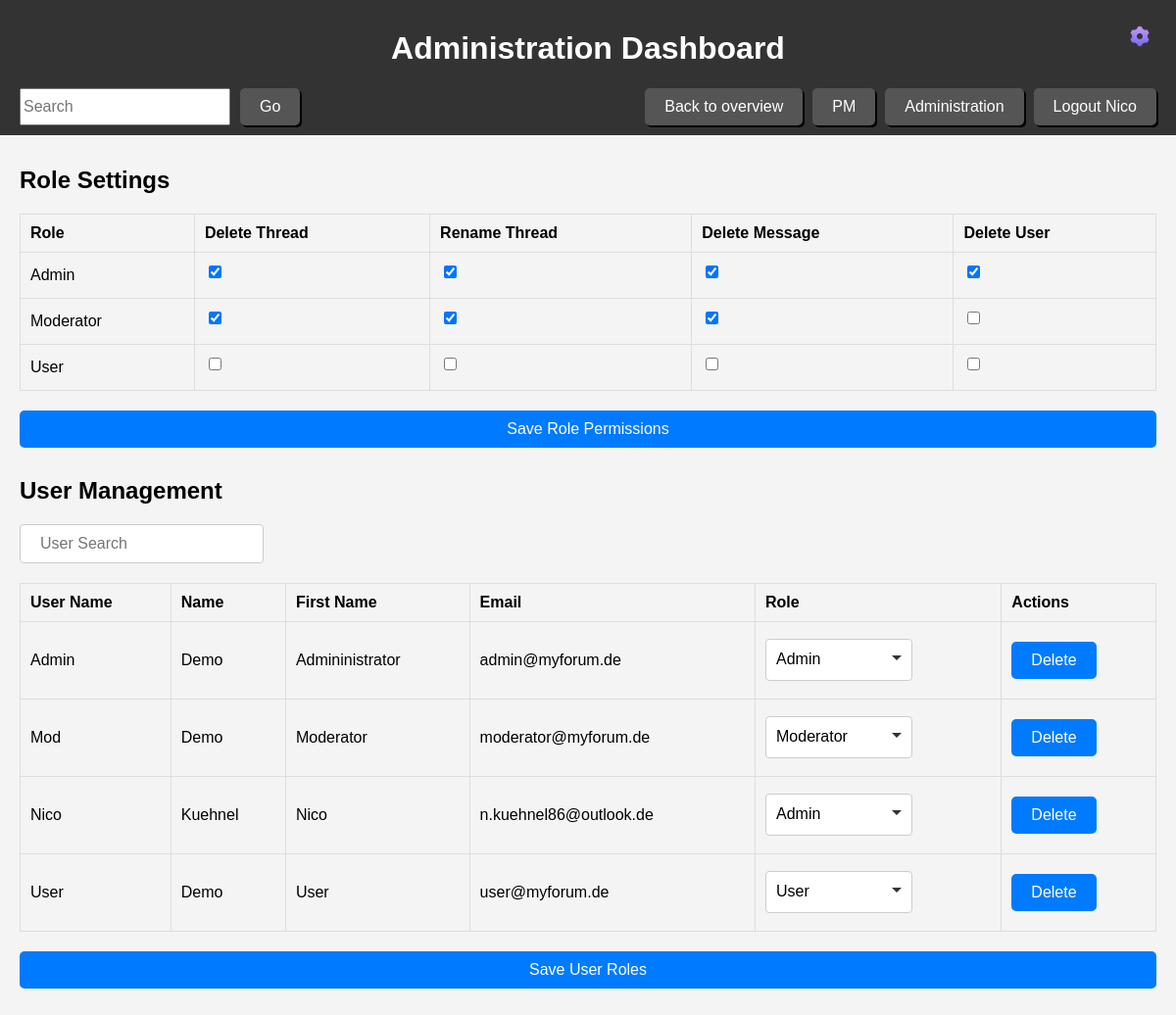
Screenshot of /admin.php (signed in) with the database file from the repository.
### tables this page shows
CREATE TABLE IF NOT EXISTS `roleTable` (
  `ID` INT NOT NULL AUTO_INCREMENT,
  `Name` VARCHAR(100) NOT NULL,
  `DeleteThread` TINYINT(1) NOT NULL,
  `RenameThread` TINYINT(1) NOT NULL,
  `DeleteMessages` TINYINT(1) NOT NULL,
  `DeleteUser` TINYINT(1) NOT NULL,
  PRIMARY KEY (`ID`));

CREATE TABLE IF NOT EXISTS `userTable` (
  `ID` INT NOT NULL AUTO_INCREMENT,
  `UserName` VARCHAR(50) NOT NULL,
  `Name` VARCHAR(50) NOT NULL,
  `FirstName` VARCHAR(50) NOT NULL,
  `EMail` VARCHAR(100) NOT NULL,
  `Pic` LONGBLOB NULL,
  `PW_Hash` VARCHAR(255) NOT NULL,
  `Role_ID` INT NOT NULL,
  PRIMARY KEY (`ID`),
  CONSTRAINT `usertable_ibfk_1`
    FOREIGN KEY (`Role_ID`)
    REFERENCES `roleTable` (`ID`));

### user_info.php (called while the page is built, shortened)
<?php
$roleID = null;
if (isset($_SESSION['username'])):
    $roleID = $_SESSION['role_id'];
    $userName = $_SESSION['username'];
endif;
$roleName = false;
$userCanDelete = false;
$userCanEdit = false;
$userCanDeleteMessages = false;
$userCanDeleteUser = false;
if (isset($roleID)) {
    $getPermissionStmt = $conn->prepare("SELECT Name, DeleteThread, RenameThread, DeleteMessages, DeleteUser FROM roletable WHERE ID = ?");
    $getPermissionStmt->bind_param("i", $roleID);
    $getPermissionStmt->execute();
    $getPermissionStmt->bind_result($roleName, $userCanDelete, $userCanEdit, $userCanDeleteMessages, $userCanDeleteUser);
}
?>

### admin.php (the view, shortened to what this page needs)
<?php
require 'db.php';
require 'user_info.php';
$result = $conn->query("SELECT ID, UserName, Name, FirstName, EMail, Role_ID FROM usertable ORDER BY UserName ASC");
$users = $result->fetch_all(MYSQLI_ASSOC);
$rolesResult = $conn->query("SELECT ID, Name, DeleteThread, RenameThread, DeleteMessages, DeleteUser FROM roletable");
$roles = $rolesResult->fetch_all(MYSQLI_ASSOC);
?>
<!DOCTYPE html>
<html lang="de">
<head>
    <link rel="stylesheet" href="styles.css">
</head>
<body>
    <header>
        <h1>Administration Dashboard</h1>
        <?php require 'header.php'; ?>
    </header>
    <main>
        <h2>Role Settings</h2>
        <form method="post" action="admin.php">
            <table class="admin-tables permissions-table">
                <thead>
                    <tr>
                        <th>Role</th>
                        <th>Delete Thread</th>
                        <th>Rename Thread</th>
                        <th>Delete Message</th>
                        <th>Delete User</th>
                    </tr>
                </thead>
                <tbody>
                    <?php foreach ($roles as $role): ?>
                    <tr>
                        <td><?php echo htmlspecialchars($role['Name']); ?></td>
                        <td><input type="checkbox" name="role_permissions[<?php echo $role['ID']; ?>][DeleteThread]" <?php echo $role['DeleteThread'] ? 'checked' : ''; ?>></td>
                        <td><input type="checkbox" name="role_permissions[<?php echo $role['ID']; ?>][RenameThread]" <?php echo $role['RenameThread'] ? 'checked' : ''; ?>></td>
                        <td><input type="checkbox" name="role_permissions[<?php echo $role['ID']; ?>][DeleteMessage]" <?php echo $role['DeleteMessages'] ? 'checked' : ''; ?>></td>
                        <td><input type="checkbox" name="role_permissions[<?php echo $role['ID']; ?>][DeleteUser]" <?php echo $role['DeleteUser'] ? 'checked' : ''; ?>></td>
                    </tr>
                    <?php endforeach; ?>
                </tbody>
            </table>
            <button type="submit">Save Role Permissions</button>
        </form>
        <h2>User Management</h2>
        <input type="text" id="searchInput" class="search-input" placeholder="User Search">
        <form method="post" action="admin.php">
            <table class="admin-tables user-management-table">
                <thead>
                    <tr>
                        <th>User Name</th>
                        <th>Name</th>
                        <th>First Name</th>
                        <th>Email</th>
                        <th>Role</th>
                        <th>Actions</th>
                    </tr>
                </thead>
                <tbody>
                    <?php foreach ($users as $user): ?>
                    <tr>
                        <td><?php echo htmlspecialchars($user['UserName']); ?></td>
                        <td><?php echo htmlspecialchars($user['Name']); ?></td>
                        <td><?php echo htmlspecialchars($user['FirstName']); ?></td>
                        <td><?php echo htmlspecialchars($user['EMail']); ?></td>
                        <td>
                            <div class="styled-select">
                                <select name="user_roles[<?php echo $user['ID']; ?>]">
                                    <option value="1" <?php echo $user['Role_ID'] == 1 ? 'selected' : ''; ?>>Admin</option>
                                    <option value="2" <?php echo $user['Role_ID'] == 2 ? 'selected' : ''; ?>>Moderator</option>
                                    <option value="3" <?php echo $user['Role_ID'] == 3 ? 'selected' : ''; ?>>User</option>
                                </select>
                            </div>
                        </td>
                        <td>
                            <button type="button" onclick="openDeleteModal(<?php echo $user['ID']; ?>, '<?php echo htmlspecialchars($user['UserName']); ?>')">Delete</button>
                        </td>
                    </tr>
                    <?php endforeach; ?>
                </tbody>
            </table>
            <button type="submit">Save User Roles</button>
        </form>
    </main>
</body>
</html>

### header.php (shortened to what this page needs)
<?php if (isset($userName)): ?>
    <a href="account.php" class="icon-button icon-button-settings"><img src="resources/settings.png" alt="Settings Icon"><div class="icon-button-settings-tooltip icon-button-tooltip">My account</div></a>
<?php endif; ?>
    <div class="header-content">
        <div class="header-left">
            <form method="get" action="search_results.php" class="search-form">
                <input type="text" name="search_query" placeholder="Search" required>
                <button type="submit" class="button">Go</button>
            </form>
        </div>
        <div class="header-right">
        <?php
            if (isset($userName)):
                if(basename($_SERVER['PHP_SELF']) == "index.php"):
                    echo "<button onclick=\"openModal('threadModal')\" class=\"button\">Create new thread</button>";
                else:
                    echo "<a href=\"index.php\" class=\"button\">Back to overview</a>";
                endif;
                echo "<a href=\"personalMessages.php\" class=\"button\">PM";
                echo "</a>";
                if ($roleName == "Admin"):
                echo "<a href=\"admin.php\" class=\"button\">Administration</a>";
                endif;
                echo "<a href=\"logout.php\" class=\"button\">Logout "; if (isset($userName)): echo htmlspecialchars($userName); endif; echo "</a>";
            else:
                if(basename($_SERVER['PHP_SELF']) != "index.php"):
                    echo "<a href=\"index.php\" class=\"button\">Back to overview</a>";
                endif;
                echo "<button onclick=\"openModal('loginModal')\" class=\"button\">Login</button>";
            endif;
        ?>
        </div>
    </div>

### styles.css (style rules this page uses)
html { display: flex; flex-direction: column; align-items: center; }
body { font-family: Arial, sans-serif; background-color: #f4f4f4; margin: 0; padding: 0; max-width: 1980px; width: 100%; }
header { background-color: #333; color: #fff; padding: 10px 0; text-align: center; position: fixed; top: 0; width: 100%; max-width: 1980px; }
.header-content { display: flex; justify-content: flex-end; margin-right: 20px; }
.header-content .button, .footer-login-info .button { background-color: #555; color: #fff; padding: 10px 20px; margin-left: 10px; text-decoration: none; border-radius: 5px; font-size: 16px; cursor: pointer; border-width: 0px; box-shadow: 2px 2px 0 #000; }
.header-content form { flex-direction: row; margin-top: 0px; }
.header-content form button, .header-content form input { margin: 0px; }
.header-content { width: 100%; display: flex; justify-content: space-between; align-items: center; margin-top: 10px; }
.header-left { display: flex; align-items: center; margin-left: 20px; }
.header-right { display: flex; align-items: center; margin-right: 20px; }
main { padding: 20px; padding-top: 150px; }
.icon-button { border: none; background: none; padding: 5px; cursor: pointer; }
.icon-button-settings { position: absolute; top: 20px; right: 20px; }
.icon-button img { width: 24px; height: 24px; }
form { display: flex; flex-direction: column; }
form label, form input, form button { margin-bottom: 10px; font-size: 16px; }
.new-message form button, form button { background-color: #007bff; color: #fff; padding: 10px 20px; border: none; border-radius: 5px; cursor: pointer; }
table { width: 100%; border-collapse: collapse; margin-bottom: 20px; }
th, td { padding: 10px; border: 1px solid #ddd; }
th { background-color: #f4f4f4; }
select { width: 100%; }
.admin-tables { margin-bottom: 20px; }
.admin-tables th, .admin-tables td { text-align: left; }
.permissions-table input[type="checkbox"] { margin-right: 10px; }
.admin-tables button { margin-top: 10px; }
.styled-select { position: relative; width: 150px; }
.styled-select select { width: 100%; padding: 10px; font-size: 16px; line-height: 1.3; border: 1px solid #ccc; border-radius: 4px; appearance: none; -webkit-appearance: none; -moz-appearance: none; background: white; background-repeat: no-repeat; background-position: right 10px center; cursor: pointer; }
.search-input { min-width: 200px; padding: 10px 20px; margin-bottom: 20px; border: 1px solid #ccc; border-radius: 4px; font-size: 16px; }

### rows the page displays
roletable: Name "Admin", DeleteThread "☑", RenameThread "☑", DeleteMessages "☑", DeleteUser "☑"
roletable: Name "Moderator", DeleteThread "☑", RenameThread "☑", DeleteMessages "☑"
roletable: Name "User"
usertable: UserName "Admin", Name "Demo", FirstName "Admininistrator", EMail "admin@myforum.de", Role_ID+ID "Admin"
usertable: UserName "Mod", Name "Demo", FirstName "Moderator", EMail "moderator@myforum.de", Role_ID+ID "Moderator"
usertable: UserName "Nico", Name "Kuehnel", FirstName "Nico", EMail "n.kuehnel86@outlook.de", Role_ID+ID "Admin"
usertable: UserName "User", Name "Demo", FirstName "User", EMail "user@myforum.de", Role_ID+ID "User"

### other values shown
$userName "Nico"
